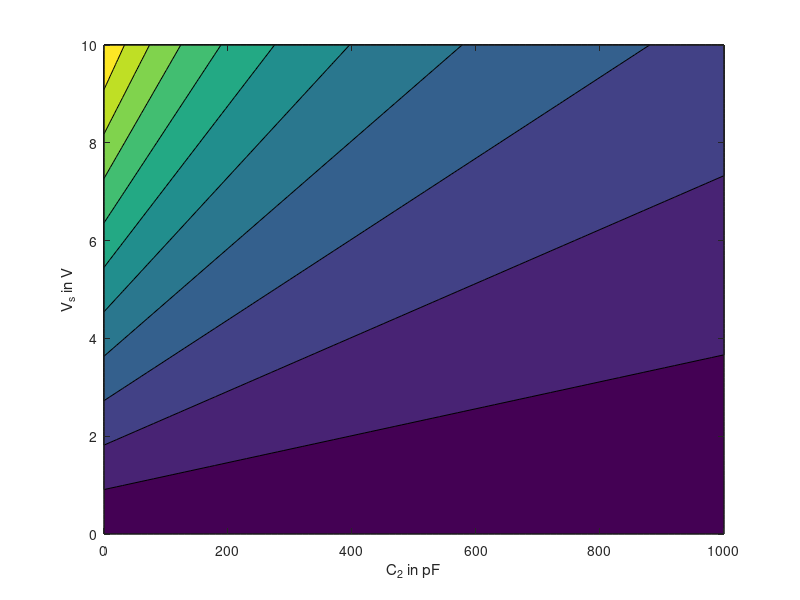

Write the MATLAB code that produced this figure.
close all
clear all
V_s=0:0.1:10;
C_2=0:10:1000;
C_2=C_2';
V_2=330./(C_2+330)*V_s;
contourf(C_2,V_s,V_2')
xlabel('C_2 in pF')
ylabel('V_s in V')